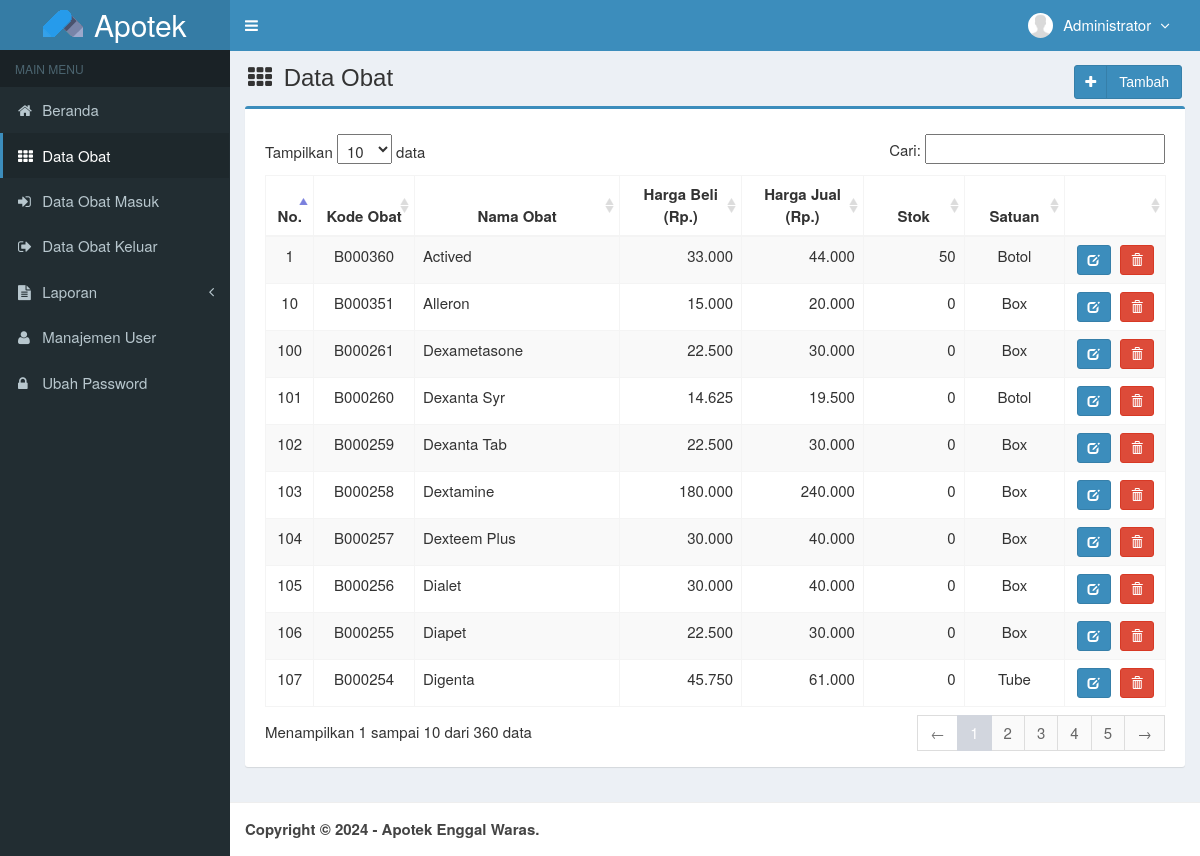
Screenshot of /main.php?module=obat (signed in) with the database file from the repository.
### tables this page shows
CREATE TABLE `users` (
  `id_user` int(3) NOT NULL,
  `username` varchar(50) NOT NULL,
  `nama_user` varchar(50) NOT NULL,
  `password` varchar(50) NOT NULL,
  `email` varchar(50) DEFAULT NULL,
  `telepon` varchar(13) DEFAULT NULL,
  `foto` varchar(100) DEFAULT NULL,
  `hak_akses` enum('Admin','Owner','Gudang') DEFAULT NULL,
  `status` enum('aktif','blokir') NOT NULL DEFAULT 'aktif',
  `created_at` timestamp NOT NULL DEFAULT CURRENT_TIMESTAMP,
  `updated_at` timestamp NOT NULL DEFAULT CURRENT_TIMESTAMP ON UPDATE CURRENT_TIMESTAMP
);

CREATE TABLE `obat` (
  `kode_obat` varchar(7) NOT NULL,
  `nama_obat` varchar(50) NOT NULL,
  `harga_beli` int(11) NOT NULL,
  `harga_jual` int(11) NOT NULL,
  `satuan` varchar(20) NOT NULL,
  `stok` int(11) NOT NULL,
  `created_user` int(3) NOT NULL,
  `created_date` timestamp NOT NULL DEFAULT CURRENT_TIMESTAMP,
  `updated_user` int(3) NOT NULL,
  `updated_date` timestamp NOT NULL DEFAULT CURRENT_TIMESTAMP ON UPDATE CURRENT_TIMESTAMP
);

### helper/fungsi.php (called while the page is built, shortened)
<?php
function format_angka($angka)
{
	$rupiah = number_format($angka, 0, ',', '.');
	return $rupiah;
}
function format_rupiah($angka)
{
	$rupiah = number_format($angka, 0, ',', '.');
	return $rupiah;
}
?>

### modules/obat/view.php (the view, shortened to what this page needs)
<section class="content-header">
  <h1>
    <i class="fa fa-th icon-title"></i> Data Obat
    <?php if ($_SESSION['hak_akses'] == 'Admin' || $_SESSION['hak_akses'] == 'Gudang') : ?>
      <a class="btn btn-primary btn-social pull-right" href="?module=form_obat&form=add" title="Tambah Data" data-toggle="tooltip">
        <i class="fa fa-plus"></i> Tambah
      </a>
    <?php endif ?>
  </h1>
</section>
<section class="content">
  <div class="row">
    <div class="col-md-12">
      <div class="box box-primary">
        <div class="box-body">
          <table id="dataTables1" class="table table-bordered table-striped table-hover">
            <thead>
              <tr>
                <th class="center">No.</th>
                <th class="center">Kode Obat</th>
                <th class="center">Nama Obat</th>
                <th class="center">Harga Beli (Rp.)</th>
                <th class="center">Harga Jual (Rp.)</th>
                <th class="center">Stok</th>
                <th class="center">Satuan</th>
                <?php if ($_SESSION['hak_akses'] == 'Admin' || $_SESSION['hak_akses'] == 'Gudang') : ?>
                  <th></th>
                <?php endif ?>
              </tr>
            </thead>
            <tbody>
              <?php
              $no = 1;
              $query = mysqli_query($mysqli, "SELECT kode_obat,nama_obat,harga_beli,harga_jual,satuan,stok FROM obat ORDER BY kode_obat DESC")
                or die('Ada kesalahan pada query tampil Data Obat: ' . mysqli_error($mysqli));
              ?>
              <?php while ($data = mysqli_fetch_assoc($query)) : ?>
                <tr>
                  <td width='30' class='center'><?= $no++ ?></td>
                  <td width='80' class='center'><?= $data['kode_obat'] ?></td>
                  <td width='180'><?= $data['nama_obat'] ?></td>
                  <td width='100' align='right'><?= format_rupiah($data['harga_beli']) ?></td>
                  <td width='100' align='right'><?= format_rupiah($data['harga_jual']) ?></td>
                  <td width='80' align='right'><?= format_angka($data['stok']) ?></td>
                  <td width='80' class='center'><?= $data['satuan'] ?></td>
                  <?php if ($_SESSION['hak_akses'] == 'Admin' || $_SESSION['hak_akses'] == 'Gudang') : ?>
                    <td class='center' width='80'>
                      <div>
                        <a data-toggle='tooltip' data-placement='top' title='Ubah' style='margin-right:5px' class='btn btn-primary btn-sm' href='?module=form_obat&form=edit&id=<?= $data['kode_obat'] ?>'>
                          <i style='color:#fff' class='glyphicon glyphicon-edit'></i>
                        </a>
                        <a data-toggle="tooltip" data-placement="top" title="Hapus" class="btn btn-danger btn-sm" href="modules/obat/proses.php?act=delete&id=<?= $data['kode_obat'] ?>" onclick="return confirm('Anda yakin ingin menghapus obat <?= $data['nama_obat'] ?> ?');">
                          <i style="color:#fff" class="glyphicon glyphicon-trash"></i>
                        </a>
                      </div>
                    </td>
                  <?php endif ?>
                </tr>
              <?php endwhile ?>
            </tbody>
          </table>
        </div>
      </div>
    </div>
  </div>
</section><!-- /.content

### main.php (shortened to what this page needs)
<?php
require_once '_init.php';
$content = '';
switch ($_GET['module']) {
  case 'obat': $content = 'obat/view'; break;
}
$content_path = 'modules/' . $content . '.php';
ob_start(); ?>
<!DOCTYPE html>
<html>
<head>
  <link href="assets/css/bootstrap.min.css" rel="stylesheet" type="text/css" />
  <link href="assets/plugins/font-awesome-4.6.3/css/font-awesome.min.css" rel="stylesheet" type="text/css" />
  <link href="assets/plugins/datatables/dataTables.bootstrap.css" rel="stylesheet" type="text/css" />
  <link href="assets/plugins/datepicker/datepicker.min.css" rel="stylesheet" type="text/css" />
  <link rel="stylesheet" type="text/css" href="assets/plugins/chosen/css/chosen.min.css" />
  <link href="assets/css/AdminLTE.min.css" rel="stylesheet" type="text/css" />
  <link href="assets/css/skins/skin-blue.min.css" rel="stylesheet" type="text/css" />
  <link href="assets/plugins/datepicker/datepicker3.css" rel="stylesheet" type="text/css" />
  <link href="assets/css/style.css" rel="stylesheet" type="text/css" />
</head>
<body class="skin-blue fixed">
  <div class="wrapper">
    <header class="main-header">
      <a href="?module=beranda" class="logo">
        <img style="margin-top:-15px;margin-right:5px" src="assets/img/logo-blue.png" alt="Logo">
        <span style="font-size:30px">Apotek</span>
      </a>
      <nav class="navbar navbar-static-top" role="navigation">
        <a href="#" class="sidebar-toggle" data-toggle="offcanvas" role="button">
        </a>
        <div class="navbar-custom-menu">
          <ul class="nav navbar-nav">
            <?php include "top-menu.php" ?>
          </ul>
        </div>
      </nav>
    </header>
    <aside class="main-sidebar">
      <section class="sidebar">
        <?php include "sidebar-menu.php" ?>
      </section>
    </aside>
    <div class="content-wrapper">
      <?php include $content_path ?>
        </div>
      </div>
    <footer class="main-footer">
      <strong>Copyright &copy; 2024 - Apotek Enggal Waras.</strong>
    </footer>
</body>
</html>

### top-menu.php (shortened to what this page needs)
<?php
$query = mysqli_query($mysqli, "SELECT id_user, nama_user, foto, hak_akses FROM users WHERE id_user='$_SESSION[id_user]'")
  or die('Ada kesalahan pada query tampil Manajemen User: ' . mysqli_error($mysqli));
$data = mysqli_fetch_assoc($query);
?>
<li class="dropdown user user-menu">
  <a href="#" class="dropdown-toggle" data-toggle="dropdown">
    <img src="<?= $data['foto'] == "" ? 'images/user/user-default.png' : 'images/user/' . $data['foto'] ?>" class="user-image" alt="User Image" />
    <span class="hidden-xs"><?= $data['nama_user'] ?> <i style="margin-left:5px" class="fa fa-angle-down"></i></span>
  </a>
</li>

### sidebar-menu.php (shortened to what this page needs)
<ul class="sidebar-menu">
  <li class="header">MAIN MENU</li>
  <li class="<?= $_GET["module"] == "beranda" ? 'active' : '' ?>">
    <a href="?module=beranda"><i class="fa fa-home"></i> Beranda </a>
  </li>
  <?php if ($_SESSION['hak_akses'] == 'Owner' || $_SESSION['hak_akses'] == 'Gudang' || $_SESSION['hak_akses'] == 'Admin') : ?>
    <li class="<?= $_GET["module"] == "obat" || $_GET["module"] == "form_obat" ? 'active' : '' ?>">
      <a href="?module=obat"><i class="fa fa-th"></i> Data Obat </a>
    </li>
    <li class="<?= $_GET["module"] == "obat_masuk" || $_GET["module"] == "form_obat_masuk" ? 'active' : '' ?>">
      <a href="?module=obat_masuk"><i class="fa fa-sign-in"></i> Data Obat Masuk </a>
    </li>
    <li class="<?= $_GET["module"] == "obat_keluar" || $_GET["module"] == "form_obat_keluar" ? 'active' : '' ?>">
      <a href="?module=obat_keluar"><i class="fa fa-sign-out"></i> Data Obat Keluar </a>
    </li>
  <?php endif ?>
  <?php if ($_SESSION['hak_akses'] == 'Owner' || $_SESSION['hak_akses'] == 'Admin') : ?>
    <li class="<?= $_GET["module"] == "lap_stok" || $_GET["module"] == "lap_obat_masuk" || $_GET["module"] == "lap_obat_keluar" ? 'active' : '' ?> treeview">
      <a href="javascript:void(0);">
        <i class="fa fa-file-text"></i> <span>Laporan</span> <i class="fa fa-angle-left pull-right"></i>
      </a>
    </li>
  <?php endif ?>
  <?php if ($_SESSION['hak_akses'] == 'Admin') : ?>
    <li class="<?= $_GET["module"] == "user" || $_GET["module"] == "form_user" ? 'active' : '' ?>">
      <a href="?module=user"><i class="fa fa-user"></i> Manajemen User</a>
    </li>
  <?php endif ?>
  <li class="<?= $_GET["module"] == "password" ? 'active' : '' ?>">
    <a href="?module=password"><i class="fa fa-lock"></i> Ubah Password</a>
  </li>
</ul>

### assets/css/style.css (style rules this page uses)
.btn-social *:first-child { border-right: 1px solid rgba(0, 0, 0, 0.1); bottom: 0; font-size: 1em !important; left: 0; line-height: 32px !important; position: absolute; text-align: center; top: 0; width: 32px !important; }
.content-header { padding: 15px 18px 0; position: relative; }
.center { text-align:center; }
.icon-title { margin-right: 5px; }
body { background-color: #fff; color: #333; font-size: 15px; line-height: 1.42857; }

### rows the page displays
users: foto (picture), nama_user "Administrator"
obat: kode_obat "B000360", nama_obat "Actived", harga_beli "33.000", harga_jual "44.000", stok "50", satuan "Botol"
obat: kode_obat "B000351", nama_obat "Alleron", harga_beli "15.000", harga_jual "20.000", stok "0", satuan "Box"
obat: kode_obat "B000261", nama_obat "Dexametasone", harga_beli "22.500", harga_jual "30.000", stok "0", satuan "Box"
obat: kode_obat "B000260", nama_obat "Dexanta Syr", harga_beli "14.625", harga_jual "19.500", stok "0", satuan "Botol"
obat: kode_obat "B000259", nama_obat "Dexanta Tab", harga_beli "22.500", harga_jual "30.000", stok "0", satuan "Box"
obat: kode_obat "B000258", nama_obat "Dextamine", harga_beli "180.000", harga_jual "240.000", stok "0", satuan "Box"
obat: kode_obat "B000257", nama_obat "Dexteem Plus", harga_beli "30.000", harga_jual "40.000", stok "0", satuan "Box"
obat: kode_obat "B000256", nama_obat "Dialet", harga_beli "30.000", harga_jual "40.000", stok "0", satuan "Box"
obat: kode_obat "B000255", nama_obat "Diapet", harga_beli "22.500", harga_jual "30.000", stok "0", satuan "Box"
obat: kode_obat "B000254", nama_obat "Digenta", harga_beli "45.750", harga_jual "61.000", stok "0", satuan "Tube"
